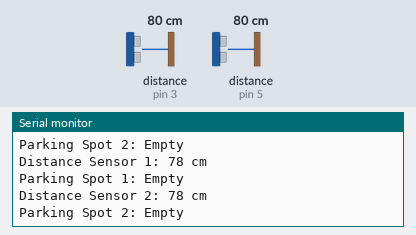
The sketch below on a simulated Arduino Uno, built with avr-gcc and run on an emulated ATmega328P. On the bench: the last lines printed to the serial monitor. Wiring (inferred from the names in the program): 2 × ultrasonic range finder: trigger pin 2, echo pin 3 / trigger pin 4, echo pin 5. The inputs (shaded band) are chosen by the test bench; at power-on: distance to the obstacle (sensors on pin 5, pin 3) 80 cm. The echo pulse lasts 58.3 µs per cm.

Above: at 7.5 s.
7.6 s: distance to the obstacle (sensor on pin 5) set to 22 cm
At 9.2 s:
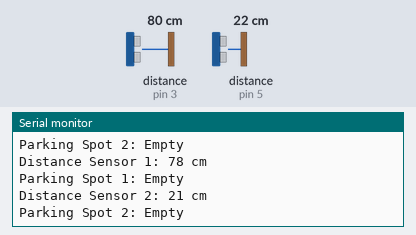
10.3 s: distance to the obstacle (sensor on pin 5) set to 19 cm
At 12.8 s:
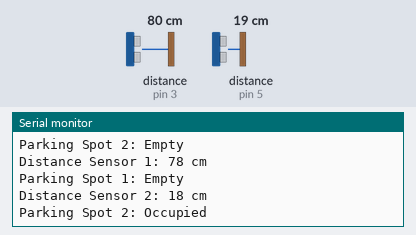
Timing chart, 0 to 14.3 s (numbered marks = the images above; inputs shaded):
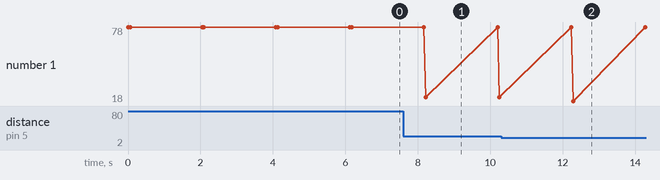

The sketch:

Overall.ino
```cpp
const int trigPin1 = 2;
const int echoPin1 = 3;

const int trigPin2 = 4;
const int echoPin2 = 5;

const int distanceThreshold = 20;

void setup() {
  pinMode(trigPin1, OUTPUT);
  pinMode(echoPin1, INPUT);

  pinMode(trigPin2, OUTPUT);
  pinMode(echoPin2, INPUT);

  Serial.begin(9600);
}

long measureDistance(int trigPin, int echoPin) {
  digitalWrite(trigPin, LOW);
  delayMicroseconds(2);
  digitalWrite(trigPin, HIGH);
  delayMicroseconds(10);
  digitalWrite(trigPin, LOW);

  long duration = pulseIn(echoPin, HIGH);

  long distance = duration * 0.034 / 2;
  return distance;
}

void loop() {
  long distance1 = measureDistance(trigPin1, echoPin1);
  Serial.print("Distance Sensor 1: ");
  Serial.print(distance1);
  Serial.println(" cm");

  if (distance1 < distanceThreshold && distance1 > 0) {
    Serial.println("Parking Spot 1: Occupied");
  } else {
    Serial.println("Parking Spot 1: Empty");
  }

  long distance2 = measureDistance(trigPin2, echoPin2);
  Serial.print("Distance Sensor 2: ");
  Serial.print(distance2);
  Serial.println(" cm");

  if (distance2 < distanceThreshold && distance2 > 0) {
    Serial.println("Parking Spot 2: Occupied");
  } else {
    Serial.println("Parking Spot 2: Empty");
  }

  delay(2000);
}
```

Measured:
- the behaviour switches between 21 and 20 cm on distance to the obstacle (sensor on pin 5) (found by bisection; images 1 and 2)
- after the input at 7.6 s, the serial monitor: prints a new line after 0.61 s (image 1)
- after the input at 10.3 s, the serial monitor: prints a new line after 2.0 s (image 2)
- plotted number 1: 78 → 21 after the input at 7.6 s, 21 → 18 after the input at 10.3 s
